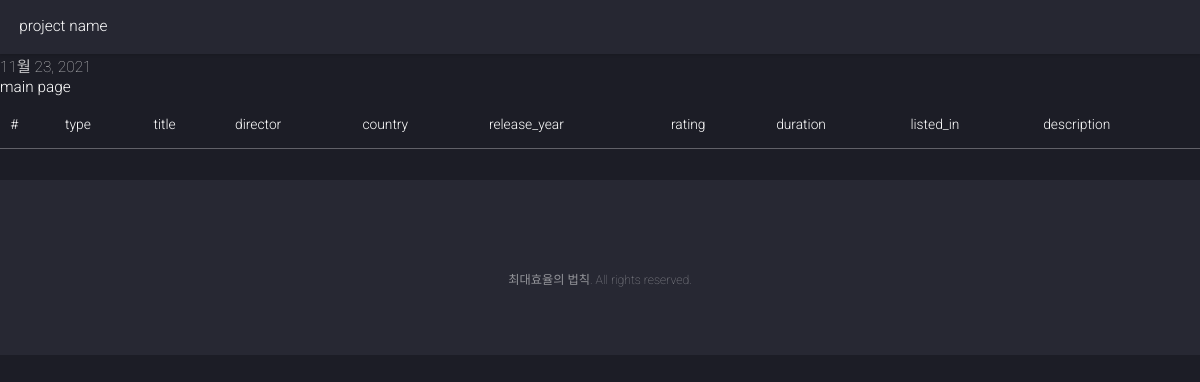
Before: / with the older database file.
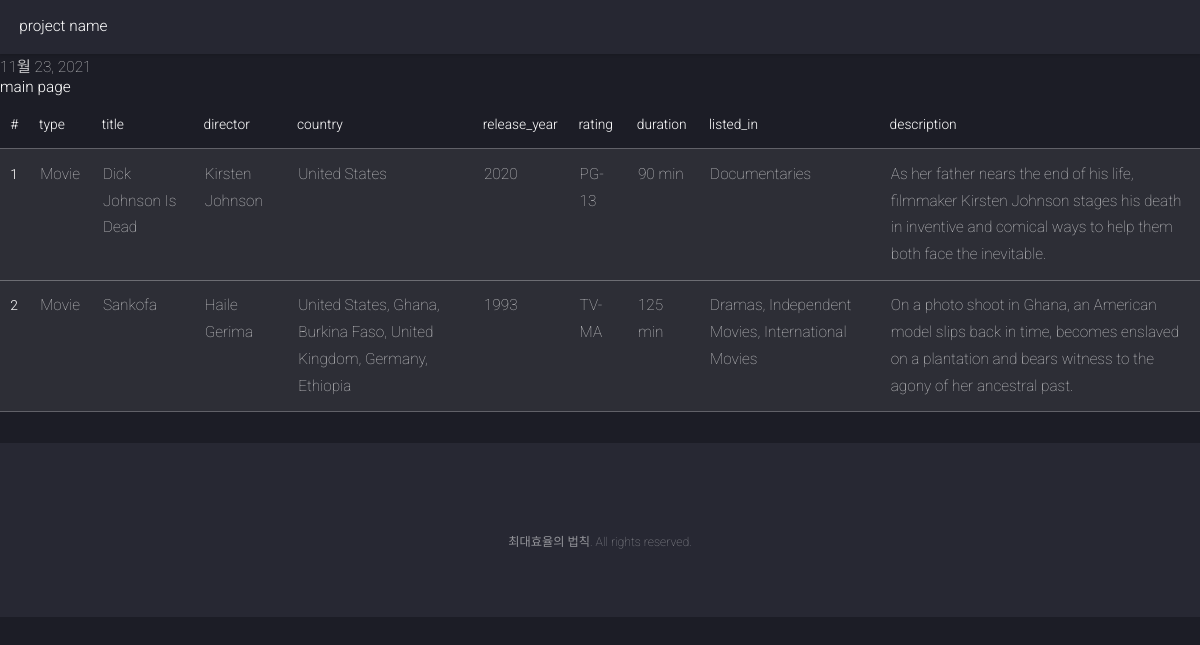
After: the same page with the newer database file.
### ott/models.py (models this page shows, shortened)
class Netflix(models.Model):
    type = models.CharField(max_length=200)
    title = models.CharField(max_length=50, unique =True)
    director =  models.CharField(max_length=200)
    country = models.CharField(max_length=200)
    release_year = models.IntegerField()
    rating = models.CharField(max_length=200)
    duration = models.CharField(max_length=200)
    listed_in = models.CharField(max_length=200)
    description= models.TextField()

### ott/views.py (the view)
# urls.py: path('', views.main, name ='main'),
def main(request):
    today = datetime.today().date()
    movies = Netflix.objects.all()
    context = {'date':today,'movies' :movies}
    return render(request, 'ott/main.html', context=context)

### ott/templates/ott/main.html
{% extends './base.html' %}
{% block main1 %}
{% block date-block %}
    <div> {{date}}</div>
{% endblock date-block %}
<h1>main page</h1>
<table class="table">
  <thead>
    <tr>
      <th scope="col">#</th>
      <th scope="col">type</th>
      <th scope="col">title</th>
      <th scope="col">director</th>
      <th scope="col">country</th>
      <th scope="col">release_year</th>
      <th scope="col">rating</th>
      <th scope="col">duration</th>
      <th scope="col">listed_in</th>
      <th scope="col">description</th>
    </tr>
  </thead>
 {% for movie in movies %}
  <tbody>
    <tr>
      <th scope="row">{{movie.id}}</th>
      <td>{{movie.type}}</td>
      <td>{{movie.title}}</td>
      <td>{{movie.director}}</td>
      <td>{{movie.country}}</td>
      <td>{{movie.release_year}}</td>
      <td>{{movie.rating}}</td>
      <td>{{movie.duration}}</td>
      <td>{{movie.listed_in}}</td>
      <td>{{movie.description}}</td>
    </tr>
  </tbody>
  {% endfor %}
</table>
{% endblock %}

### ott/templates/ott/base.html (shortened to what this page needs)
{% load static %}
<!DOCTYPE HTML>
<html>
	<head>
		<link rel="stylesheet" href={% static 'user/css/main.css' %}/>
	</head>
	<body class="is-preload">
		<div id="page-wrapper">
				<header id="header">
					<h1 id="logo"><a href="{% url 'ott:main' %}">project name</a></h1>
				</header>
				{% block main1 %}
				{% endblock main1 %}
				<footer id="footer">
					<ul class="copyright">
						<li>최대효율의 법칙. All rights reserved.</li>
					</ul>
				</footer>
		</div>
	</body>
</html>

### user/static/user/css/main.css (style rules this page uses)
html, body, div, span, applet, object, iframe, h1, h2, h3, h4, h5, h6, p, blockquote, pre, a, abbr, acronym, address, big, cite, code, del, dfn, em, img, ins, kbd, q, s, samp, small, strike, strong, sub, sup, tt, var, b, u, i, center, dl, dt, dd, ol, ul, li, fieldset, form, label, legend, table, caption, tbody, tfoot, thead, tr, th, td, article, aside, canvas, details, embed, figure, figcaption, footer, header, hgroup, menu, nav, output, ruby, section, summary, time, mark, audio, video { margin: 0; padding: 0; border: 0; font-size: 100%; font: inherit; vertical-align: baseline; }
article, aside, details, figcaption, figure, footer, header, hgroup, menu, nav, section { display: block; }
body { line-height: 1; }
ol, ul { list-style: none; }
table { border-collapse: collapse; border-spacing: 0; }
body { -webkit-text-size-adjust: none; }
html { box-sizing: border-box; }
*, *:before, *:after { box-sizing: inherit; }
html, body { background: #1c1d26; }
body.is-preload *, body.is-preload *:before, body.is-preload *:after { -moz-animation: none !important; -webkit-animation: none !important; -ms-animation: none !important; animation: none !important; }
body, input, select, textarea { color: rgba(255, 255, 255, 0.75); font-family: "Roboto", Helvetica, sans-serif; font-size: 15pt; font-weight: 100; line-height: 1.75em; }
a { -moz-transition: border-color 0.2s ease-in-out, color 0.2s ease-in-out; -webkit-transition: border-color 0.2s ease-in-out, color 0.2s ease-in-out; -ms-transition: border-color 0.2s ease-in-out, color 0.2s ease-in-out; transition: border-color 0.2s ease-in-out, color 0.2s ease-in-out; border-bottom: dotted 1px; color: #e44c65; text-decoration: none; }
h1, h2, h3, h4, h5, h6 { color: #ffffff; font-weight: 300; line-height: 1em; margin: 0 0 1em 0; }
h1 a, h2 a, h3 a, h4 a, h5 a, h6 a { color: inherit; border: 0; }
ul { list-style: disc; margin: 0 0 2em 0; padding-left: 1em; }
ul li { padding-left: 0.5em; }
table { margin: 0 0 2em 0; width: 100%; }
table tbody tr { border: solid 1px rgba(255, 255, 255, 0.3); border-left: 0; border-right: 0; }
table tbody tr:nth-child(2n + 1) { background-color: rgba(255, 255, 255, 0.075); }
table td { padding: 0.75em 0.75em; }
table th { color: #ffffff; font-size: 0.9em; font-weight: 300; padding: 0 0.75em 0.75em 0.75em; text-align: left; }
table thead { border-bottom: solid 1px rgba(255, 255, 255, 0.3); }
#page-wrapper { padding-top: 3.5em; }
#header { background: rgba(39, 40, 51, 0.965); box-shadow: 0 0 0.25em 0 rgba(0, 0, 0, 0.25); cursor: default; height: 3.5em; left: 0; line-height: 3.5em; position: fixed; top: 0; width: 100%; z-index: 100; }
#header h1 { height: inherit; left: 1.25em; line-height: inherit; margin: 0; position: absolute; top: 0; }
#footer { background: #272833; padding: 6em 0; text-align: center; }
#footer .copyright { color: rgba(255, 255, 255, 0.5); font-size: 0.8em; line-height: 1em; margin: 2em 0 0 0; padding: 0; text-align: center; }
#footer .copyright li { border-left: solid 1px rgba(255, 255, 255, 0.3); display: inline-block; list-style: none; margin-left: 1.5em; padding-left: 1.5em; }
#footer .copyright li:first-child { border-left: 0; margin-left: 0; padding-left: 0; }
@media screen and (max-width: 1680px) { body, input, select, textarea { font-size: 13pt; } }
@media screen and (max-width: 1280px) { body, input, select, textarea { font-size: 11.5pt; } }
@media screen and (max-width: 1280px) { #footer { padding: 4.5em 0; } }

Changed rows visible on the page:
added Netflix: id "1", type "Movie", title "Dick Johnson Is Dead", director "Kirsten Johnson", country "United States", release_year "2020", rating "PG-13", duration "90 min", listed_in "Documentaries", description "As her father nears the end of his life, filmmaker Kirsten Johnson stages his death in inventive and comical ways to help them both face the inevitable."
added Netflix: id "2", type "Movie", title "Sankofa", director "Haile Gerima", country "United States, Ghana, Burkina Faso, United Kingdom, Germany, Ethiopia", release_year "1993", rating "TV-MA", duration "125 min", listed_in "Dramas, Independent Movies, International Movies", description "On a photo shoot in Ghana, an American model slips back in time, becomes enslaved on a plantation and bears witness to the agony of her ancestral past."
